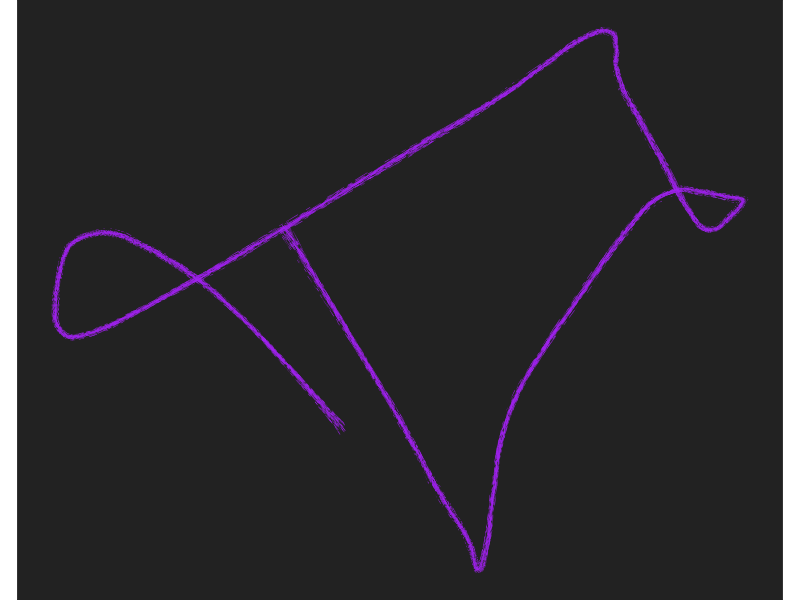

R code for this plot:
library(dplyr)
library(tibble)
library(ggplot2)
library(here)
library(e1071)

smooth_loess <- function(x, span) {
  n <- length(x)
  dat <- tibble(time = 1:n, walk = x)
  mod <- loess(walk ~ time, dat, span = span)
  predict(mod, tibble(time = 1:n))
}

smooth_path <- function(n = 1000, smoothing = .4, seed = NULL) { 
  if(!is.null(seed)) set.seed(seed)
  tibble(
    x = smooth_loess(rbridge(1, n), span = smoothing),
    y = smooth_loess(rbridge(1, n), span = smoothing),
    stroke = 1
  )
}

perturb <- function(path, noise = .01, span = .1) {
  path |> 
    group_by(stroke) |>
    mutate(
      x = x + rnorm(n(), 0, noise),
      y = y + rnorm(n(), 0, noise),
      x = smooth_loess(x, span),
      y = smooth_loess(y, span),
      alpha = runif(n()) > .5,
      size = runif(n(), 0, .2)
    )
}

brush <- function(path, bristles = 50, seed = 1, ...) { #adjusting the bristles to make it smaller
  set.seed(seed)
  dat <- list()
  for(i in 1:bristles) {
    dat[[i]] <- perturb(path, ...)
  }
  return(bind_rows(dat, .id = "id"))
}

stroke <- function(dat, geom = geom_path, colour = "purple", ...) {
  dat |>  
    ggplot(aes(
      x = x, 
      y = y, 
      alpha = alpha, 
      size = size, 
      group = paste0(stroke, id)
    )) + 
    geom(
      colour = colour, 
      show.legend = FALSE,
      ...
    ) + 
    coord_equal() +
    scale_alpha_identity() +
    scale_size_identity() +
    theme_void() + 
    theme(plot.background = element_rect(
      fill = "#222222", 
      colour = "#222222"
    ))
}

path <- smooth_path(seed = 1) #adjusting the ssed to make the stroke more random
pic <- path |> brush() |> stroke()
plot(pic)

